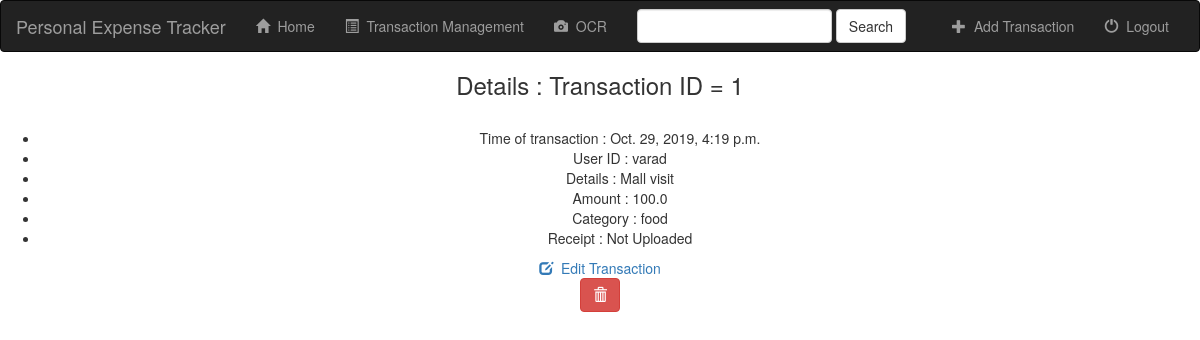
/mytransactions/detail/1, run on an earlier commit of the app's database.
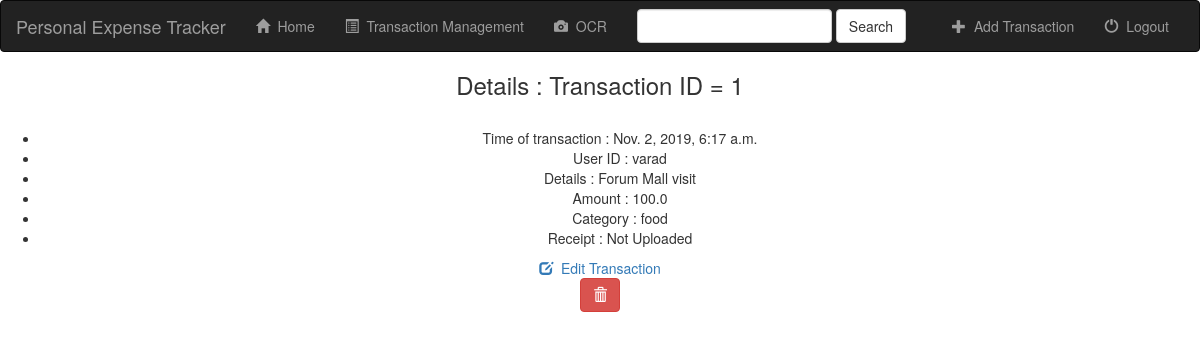
And on a later commit of the database.
### txn/models.py (models this page shows, shortened)
class Transaction(models.Model):
    details = models.CharField(max_length=100)
    amount = models.FloatField()
    category = models.CharField(max_length=50)
    user = models.ForeignKey(User, on_delete=models.PROTECT)
    bill = models.FileField(null=True)
    timestamp = models.DateTimeField(auto_now=True)

### txn/views.py (the view)
# urls.py: url(r'^detail/(?P<pk>[0-9]+)$', views.detail, name='detail'),
def detail(request, pk):
    txn_detail = get_object_or_404(Transaction, pk=pk)
    context = {'txn_detail': txn_detail}
    return render(request, 'txn/detail.html', context)

### txn/templates/txn/detail.html (shortened to what this page needs)
{% extends "Sl_proj/base.html" %}
{% block content %}
<div style="text-align: center">
    <h3>Details : Transaction ID = {{ txn_detail.pk }}</h3>
    <br>
    <ul>
        <li>
            Time of transaction : {{ txn_detail.timestamp }}
        </li>
        <li>
            User ID : {{ txn_detail.user}}
        </li>
        <li>
            Details : {{ txn_detail.details }}
        </li>
        <li>
            Amount : {{ txn_detail.amount }}
        </li>
        <li>
            Category : {{ txn_detail.category }}
        </li>
        <li>
            Receipt :
            {% if txn_detail.bill %}
            <img alt="Receipt Picture" src="{{ txn_detail.bill.url }}" class="img-responsive">
            {% else %}
            Not Uploaded
            {% endif %}
        </li>
    </ul>
    <a href="{% url 'transaction-update' txn_detail.pk %}">
    <span class="glyphicon glyphicon-edit" aria-hidden="true"></span>&nbsp;
                    Edit Transaction
    </a>
    <form action="{% url 'transaction-delete' txn_detail.pk %}" method="post">
               <button type="submit" class="btn btn-danger btn-small">
                   <span class="glyphicon glyphicon-trash"></span>
                </button>
    </form>
</div>
{% endblock %}

### Sl_proj/templates/Sl_proj/base.html (shortened to what this page needs)
<!DOCTYPE html>
<html lang="en">
<head>
  <link rel="stylesheet" href="https://maxcdn.bootstrapcdn.com/bootstrap/3.4.0/css/bootstrap.min.css">
</head>
<body>
<nav class="navbar navbar-inverse">
  <div class="container-fluid">
    <div class="navbar-header">
      <a class="navbar-brand" href="{%  url 'home'%}">Personal Expense Tracker</a>
    </div>
      <div class="collapse navbar-collapse" id="topNavBar">
        <ul class="nav navbar-nav">
            <li class="">
                <a href="#">
                   <span class="glyphicon glyphicon-home" aria-hidden="true"></span>&nbsp;
                    Home
                </a>
            </li>
            <li class="">
                <a href="#">
                   <span class="glyphicon glyphicon-list-alt" aria-hidden="true"></span>&nbsp;
                    Transaction Management
                </a>
            </li>
            <li class="">
                <a href="#">
                   <span class="glyphicon glyphicon-camera" aria-hidden="true"></span>&nbsp;
                    OCR
                </a>
            </li>
        </ul>
          <form class="navbar-form navbar-left" role="search" method="get" action="#">
            <div class="form-group">
                <input type="text" class="form-control" name="q" value="">
            </div>
              <button type="submit" class="btn btn-default">Search</button>
          </form>
          <ul class="nav navbar-nav navbar-right">
              <li class="">
                    <a href="{%  url 'transaction-add' %}">
                       <span class="glyphicon glyphicon-plus" aria-hidden="true"></span>&nbsp;
                        Add Transaction
                    </a>
              </li>
              <li class="">
                    <a href="#">
                       <span class="glyphicon glyphicon-off" aria-hidden="true"></span>&nbsp;
                        Logout
                    </a>
              </li>
          </ul>
      </div>
  </div>
</nav>
{% block content %}
{% endblock %}
</body>
</html>

What changed in the data, as far as the page shows it:
changed Transaction "food": timestamp "Oct. 29, 2019, 4:19 p.m." → "Nov. 2, 2019, 6:17 a.m."; details "Mall visit" → "Forum Mall visit"
